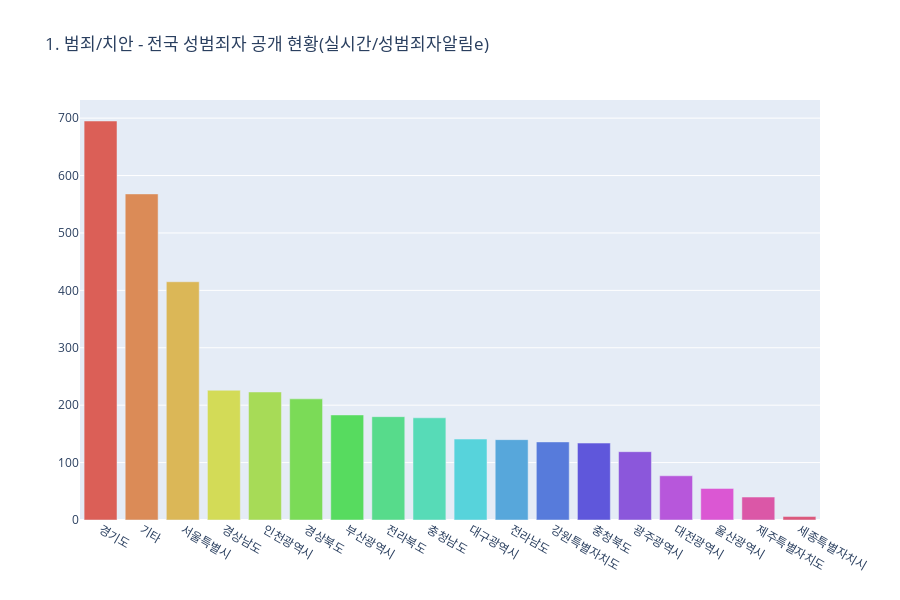

The notebook cell saved with this chart:
### Code cell
colors = sns.color_palette('hls', df.shape[0]).as_hex()
trace = go.Bar(x=df['City'],
               y=df['sex_offenders_cnt'],
               marker={'color':colors})
data = [trace]
layout = go.Layout(title = '1. 범죄/치안 - 전국 성범죄자 공개 현황(실시간/성범죄자알림e)', height=600)
fig = go.Figure(data, layout)
fig.show()

### Figure 1 — Plotly figure (JSON) as saved in the notebook; plotly's stock layout.template omitted (floating-point values rounded to 4 significant figures)
{"data": [{"marker": {"color": ["#db5f57", "#db8b57", "#dbb757", "#d3db57", "#a7db57", "#7bdb57", "#57db5f", "#57db8b", "#57dbb7", "#57d3db", "#57a7db", "#577bdb", "#5f57db", "#8b57db", "#b757db", "#db57d3", "#db57a7", "#db577b"]}, "type": "bar", "x": ["경기도", "기타", "서울특별시", "경상남도", "인천광역시", "경상북도", "부산광역시", "전라북도", "충청남도", "대구광역시", "전라남도", "강원특별자치도", "충청북도", "광주광역시", "대전광역시", "울산광역시", "제주특별자치도", "세종특별자치시"], "y": [695, 568, 415, 226, 223, 211, 183, 180, 178, 141, 140, 136, 134, 119, 77, 55, 40, 6]}], "layout": {"height": 600, "title": {"text": "1. 범죄/치안 - 전국 성범죄자 공개 현황(실시간/성범죄자알림e)"}}}
